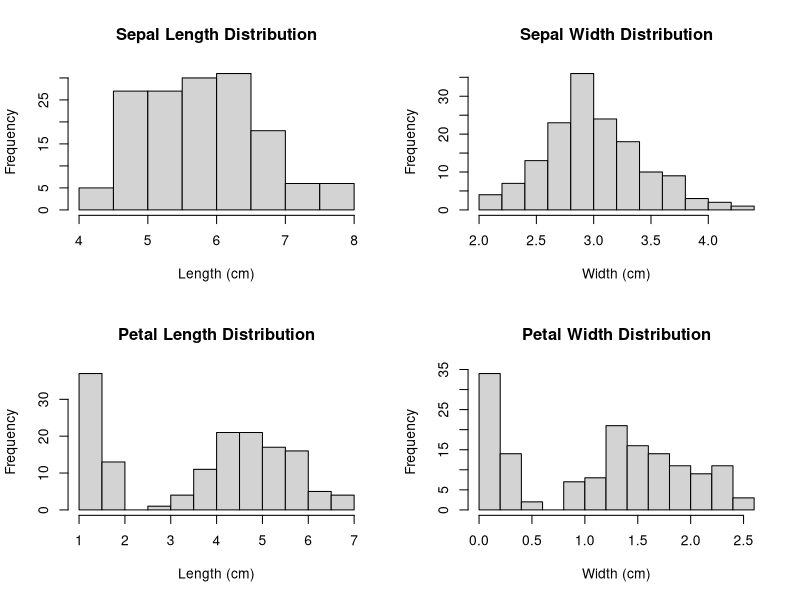
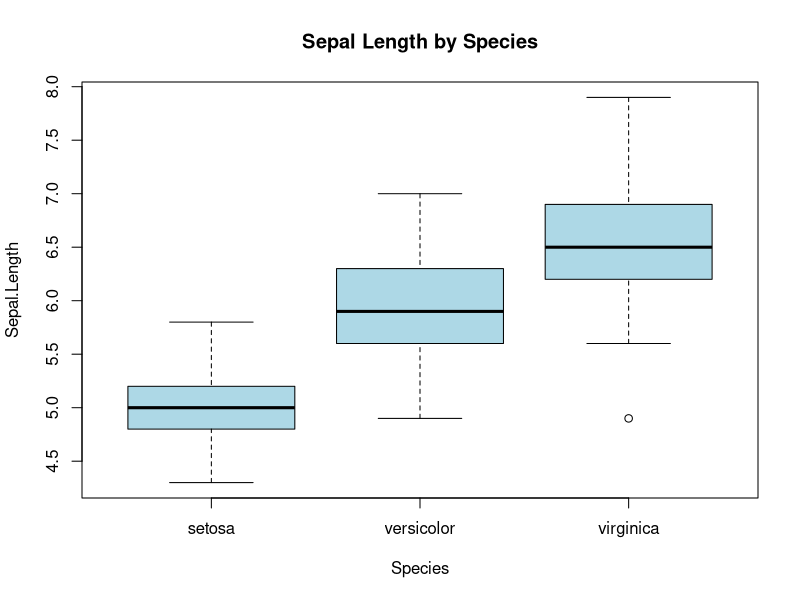
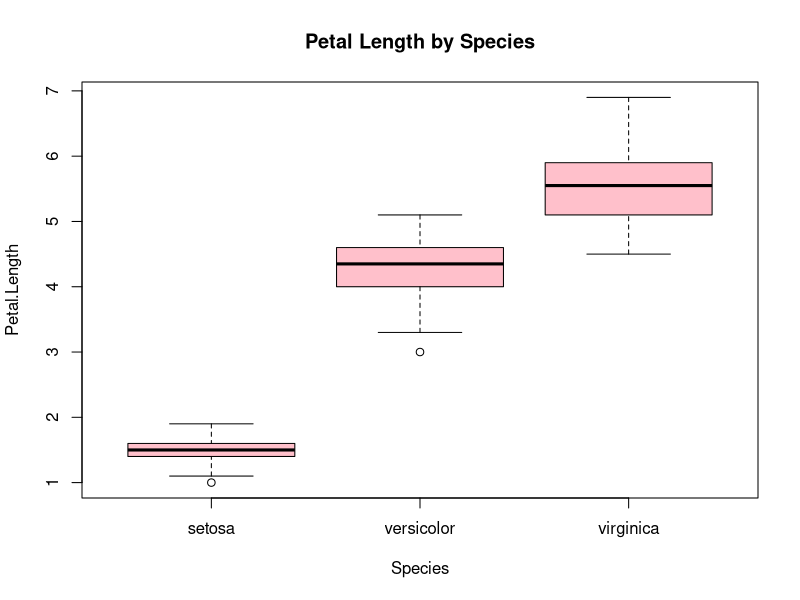
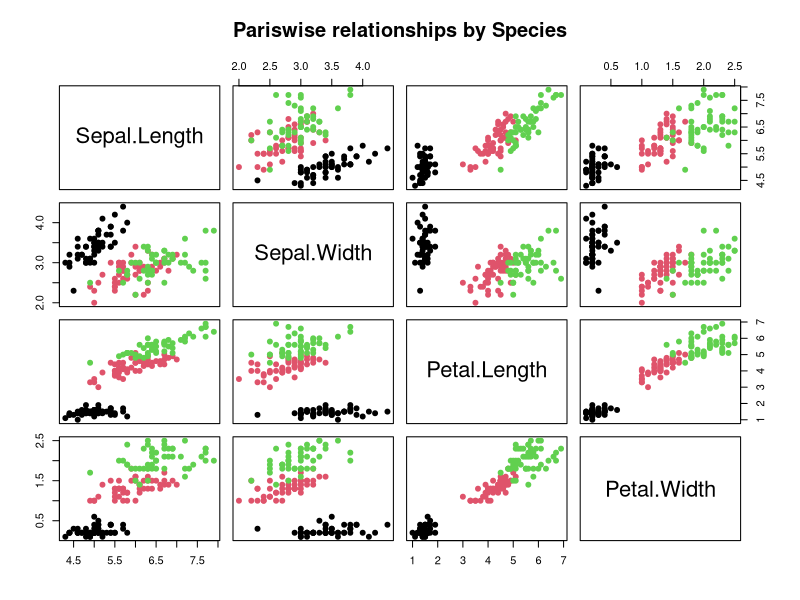

Write R code to recreate these figures, in order.

# this is a program used to calculate the data set form the iris data set where certain data is provided within the library 
# the iris data set contain specis of flowers and the length of it   

data("iris")

# str is the function which is used to get the structure of the data set
# variables and data Types are defined 
str(iris)

# Summary is the funaction to summerize tha data set numeric variables and specific distributions
summary(iris)

# from here the visualization of the data set is done 
# histogram is used to plot the data set and the distribution of the data set

# the data set are divided into 4 parts and the histogram is plotted for each of the data
# 2 by 2 matrix is used to plot the data set
par(mfrow = c(2,2))

# hist means histogram and the data are set for spela length and width and petal length and width.
hist(iris$Sepal.Length, main = "Sepal Length Distribution", xlab = "Length (cm)",)
hist(iris$Sepal.Width, main = "Sepal Width Distribution", xlab = "Width (cm)",)
hist(iris$Petal.Length, main = "Petal Length Distribution", xlab = "Length (cm)",)
hist(iris$Petal.Width, main = "Petal Width Distribution", xlab = "Width (cm)",)

# boxes are ploted with the spiral length and petal lenght as they are represented in different color as light blue and pink respectively
# the data is divided into 1 by 1 matrix.
par(mfrow = c(1,1))
boxplot(Sepal.Length ~ Species, data = iris, main ="Sepal Length by Species", col = "lightblue")
boxplot(Petal.Length ~ Species, data = iris, main ="Petal Length by Species", col = "pink")

# to show the relationship between the data set the scatter is ploted.
pairs(iris[, 1:4], col = iris$Species, pch= 19, main = "Pariswise relationships by Species")

# get_mod function is used to set the mode of the given data 
# mod is the most frequently occuring value in the data set
get_mod <- function (v){
  uniqv <- unique(v)
  # tabulate counts the number of times each value occurs in v 
  uniqv[which.max(tabulate(match(v,uniqv)))]
}


# calculation for each of the variables are done here 
# stats_table  stores the data set in frame and tha data is calculated for each vairables.
# initally the data frame is empty
variables <- c( 'Sepal.Length','Sepal.Width','Petal.Length', 'Petal.Width')
stats_table <- data.frame()


#  for loop is used to iterate the data set and calculate the mean, median, mod, variance, standard devitation
# and range of the date set.
# here v is the variable which itterates the dataset 
for ( v in variables){
  data <- iris[[v]]

# calculating statstics for each variable as mean, median, mode, variance, standard deviation and range.
  mean_v <- mean(data)
  median_v <- median(data)
  mode_v <- get_mod(data)
  variance_v <- var(data)
  standardDeviation_v <- sd(data)
  range_val <- paste(min(data), "-", max(data))


# now the data is stored in the table format as the data frame is initally empty and the data is appended to it after the calcuation
  stats_table <- rbind(stats_table, data.frame(
    Varibles = v,
    Mean = round(mean_v,2),
    Median = round(median_v,2),
    Mode = mode_v,
    Variance = round(variance_v,2),
    StandardDeviation = round(standardDeviation_v,2),
    Range = range_val
  ))
}

#  then the tabulated data is printed in the table format 
print ('Descriptive Statistics for Iris Dataset')
print(stats_table)



# the code is well documented maintaing the integrity, readability and the functionality of the code.
# the code full fills the case study that is provided to show case the knowledge of the data set.

